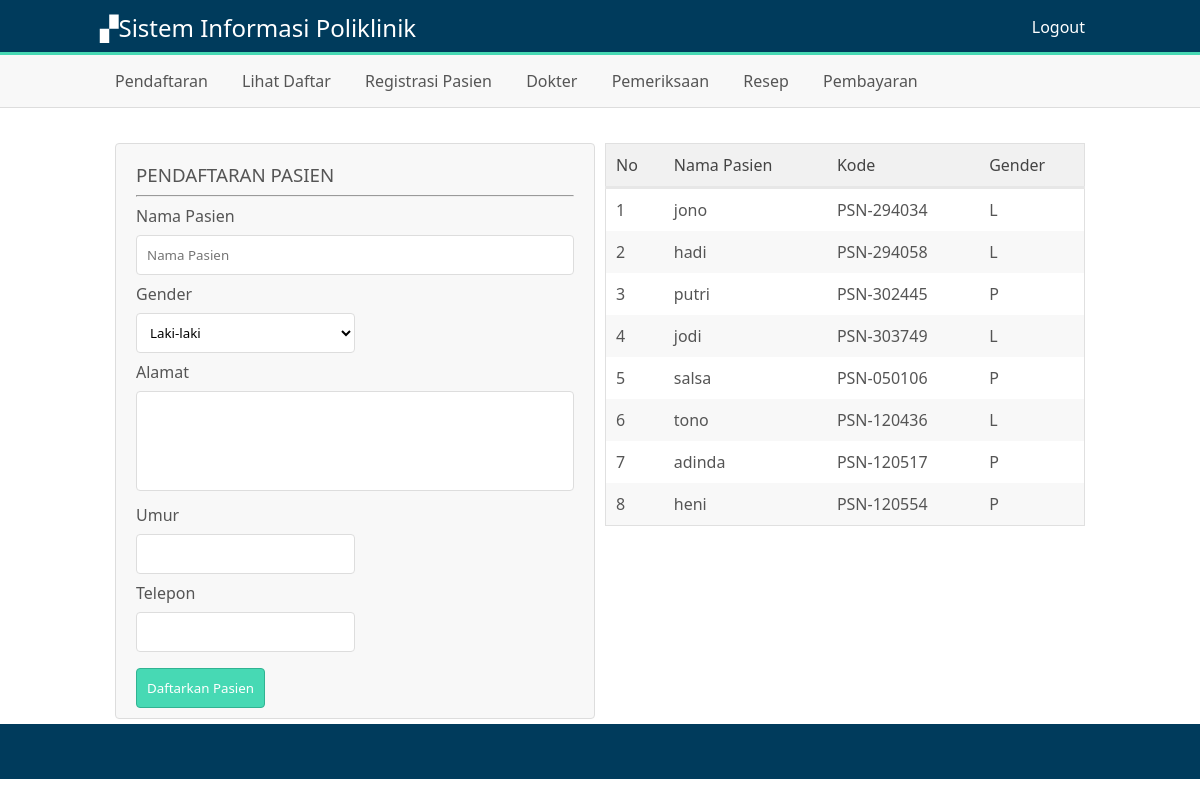
The page /operator/pasien.php (signed in) on the database its author committed.
### tables this page shows
CREATE TABLE IF NOT EXISTS `pasien` (
  `id_pasien` int(11) NOT NULL AUTO_INCREMENT,
  `kodepsn` varchar(15) NOT NULL,
  `namapsn` varchar(50) NOT NULL,
  `alamatpsn` text NOT NULL,
  `genderpsn` varchar(1) NOT NULL,
  `umurpsn` int(11) NOT NULL,
  `teleponpsn` varchar(13) NOT NULL,
  PRIMARY KEY (`id_pasien`)
);

### Control.php (called while the page is built, shortened)
<?php
$link = mysqli_connect('localhost','root','','poliklinik');
function data($query){
	global $link;
	$result = mysqli_query($link,$query);
	return $result;
}
?>

### operator/pasien.php (the view, shortened to what this page needs)
<?php
require_once 'view/view.php';
require_once '../Control.php';
$query = "SELECT * FROM pasien ";
$read = data($query);
 ?>
<div class="konten">
	<div class="mainop">
	<div class="k2 padding">
		<div class="form-abu border">
			<label for=""><h3>PENDAFTARAN PASIEN</h3></label>
			<hr>
			<form action="" method="post">
				<label for="">Nama Pasien</label>
				<input type="text" name="nama" class="full" placeholder="Nama Pasien">
				<label for="">Gender</label>
				<select name="gender" class="f50">
					<option value="L">Laki-laki</option>
				</select>
				<label for="">Alamat</label>
				<textarea name="alamat" class="full"></textarea>
				<label for="">Umur</label>
				<input type="text" class="f50" name="umur">
				<label for="">Telepon</label>
				<input type="number" class="f50" name="telepon">
				<label for=""></label>
				<input type="submit" value="Daftarkan Pasien" class="hijau" name="tambah">
			</form>
		</div>
	</div>
	<div class="k2 padding">
		<table>
			<thead>
				<tr>
					<td>No</td>
					<td>Nama Pasien</td>
					<td>Kode</td>
					<td>Gender</td>
				</tr>
			</thead>
			<tbody>
		<?php
		$no = 0;
		 while($row = mysqli_fetch_assoc($read)){
		 $no++;
		 	?>
				<tr>
					<td><?= $no ?></td>
					<td><?= $row['namapsn'] ?></td>
					<td><?= $row['kodepsn'] ?></td>
					<td><?= $row['genderpsn'] ?></td>
				</tr>
		<?php } ?>
			</tbody>
		</table>
	</div>
	</div>
</div>

### style.css (style rules this page uses)
* { margin: 0; padding: 0; font-family: 'Century Gothic','Segoe UI',sans-serif; box-sizing: border-box; text-decoration: none; font-weight: normal; }
body { background: #fff; font-size: 16px; color: #555; }
.konten { width: 1000px; margin: 0 auto; }
nav, h1,h2,h3,h4,p,b { display: block; }
input,textarea,button,select { padding: 10px; border:1px solid #ddd; border-radius: 4px; background: #fff; }
textarea { resize: none; height: 100px; }
select { padding: 9px; }
option { padding: 10px; font-size: 1.1em; }
input[type="submit"],input[type="reset"],button,select { cursor: pointer; }
label { padding: 3px 0px; display: block; margin:5px 0px; }
.full { width: 100%; }
.f50 { width: 50%; }
.k2,.k3,.k4 { float: left; }
.k2 { width: 50%; }
.padding { padding: 5px; }
.hijau { background: #47D9B4; color: #fff; border:1px solid #31B392; }
.form-abu { padding: 10px 20px; background: #f8f8f8; border-radius: 4px; }
table { border-collapse: collapse; width: 100%; border:1px solid #e0e0e0; }
table td { padding: 10px; }
table thead { background: #f1f1f1; color: #444; border-bottom: 3px solid #e7e7e7; }
table tbody tr:nth-child(even) { background: #f8f8f8; }
.border { border:1px solid #ddd; }
.mainop { background: #fff; min-height: 473px; padding: 10px; width: 100%; margin-bottom: 20px; }

### rows shown on the page
pasien: namapsn "jono", kodepsn "PSN-294034", genderpsn "L"
pasien: namapsn "hadi", kodepsn "PSN-294058", genderpsn "L"
pasien: namapsn "putri", kodepsn "PSN-302445", genderpsn "P"
pasien: namapsn "jodi", kodepsn "PSN-303749", genderpsn "L"
pasien: namapsn "salsa", kodepsn "PSN-050106", genderpsn "P"
pasien: namapsn "tono", kodepsn "PSN-120436", genderpsn "L"
pasien: namapsn "adinda", kodepsn "PSN-120517", genderpsn "P"
pasien: namapsn "heni", kodepsn "PSN-120554", genderpsn "P"
